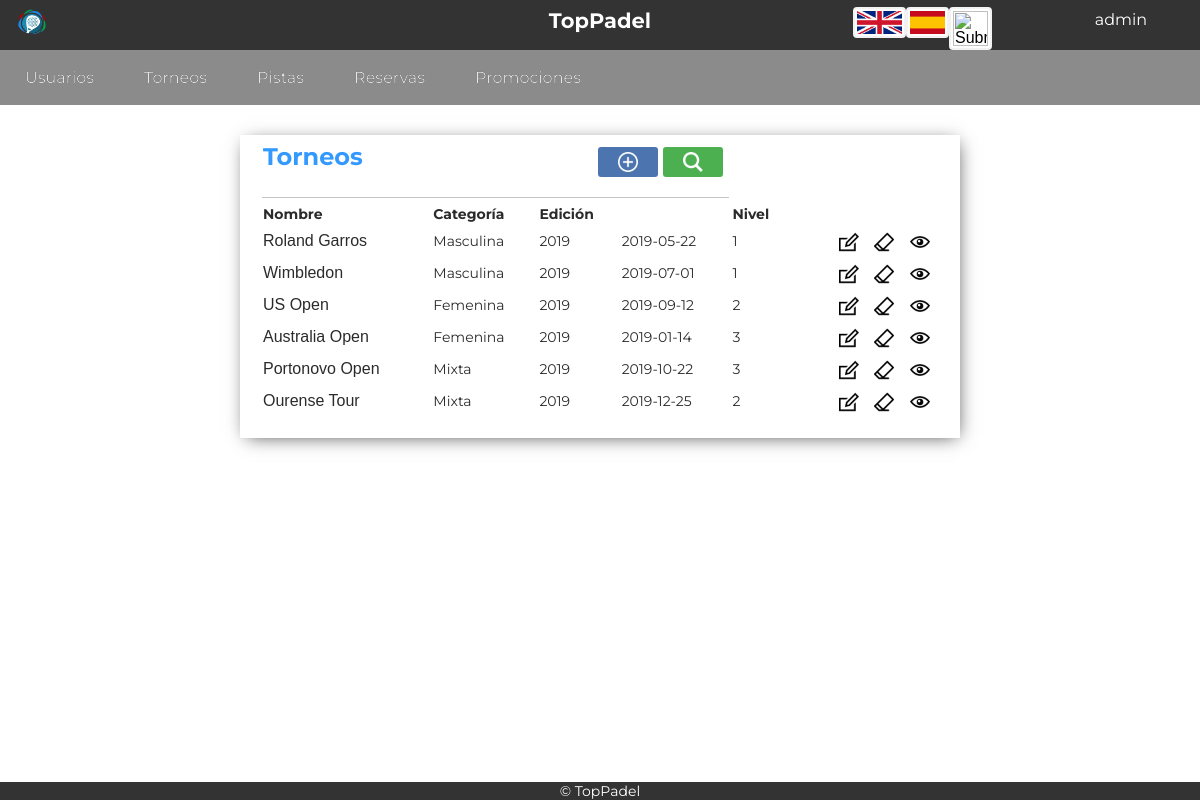
The page /Controllers/Torneos_Controller.php (signed in) on the database its author committed.
### tables this page shows
CREATE TABLE `torneo` (
  `ID_Torneo` tinyint(5) NOT NULL,
  `nombre` varchar(45) NOT NULL,
  `categoria` varchar(15) NOT NULL,
  `fecha` date NOT NULL,
  `edicion` int(5) NOT NULL,
  `nivel` int(5) NOT NULL
);

### Models/Torneos_Model.php (called while the page is built, shortened)
<?php
class Torneos_Model{
	var $ID_Torneo;
	var $nombre;
	var $categoria;
	var $edicion;
	var $fecha;
	var $nivel;
	function __construct ($ID_Torneo,$nombre,$categoria,$edicion,$fecha,$nivel){
		$this -> ID_Torneo = $ID_Torneo;
		$this -> nombre = $nombre;
		$this -> categoria = $categoria;
		$this -> edicion = $edicion;
		$this -> fecha = $fecha;
		$this -> nivel = $nivel;
		include_once 'Access_DB.php';
		$this->mysqli = ConnectDB();
		}
function search(){
	     $sql = "SELECT *
       			FROM torneo
    			WHERE
    				(
    				(`ID_Torneo` LIKE '%$this->ID_Torneo%') &&
	 				(`nombre` LIKE '%$this->nombre%') &&
					(`categoria` LIKE '%$this->categoria%') &&
					(`edicion` LIKE '%$this->edicion%') &&
					(`fecha` LIKE '%$this->fecha%') &&
					(`nivel` LIKE '%$this->nivel%')
    				)";
    if (!($resultado = $this->mysqli->query($sql))){
		return 'Error en la búsqueda';
	}
    else{
		return $resultado;
	}
}
}
?>

### Models/Access_DB.php (called while the page is built)
<?php
function ConnectDB()
{
    $mysqli = new mysqli("localhost", "todolist", "todolist", "todolist");
	if ($mysqli->connect_errno) {
		include './MESSAGE.php';
		new MESSAGE("Fallo al conectar a MySQL: (" . $mysqli->connect_errno . ") " . $mysqli->connect_error, './index.php');
		return false;
	}
	else{
		return $mysqli;
	}
}
?>

### Views/Torneos_SHOWALL_Admin_View.php (the view, shortened to what this page needs)
<?php
include_once '../Views/Header.php';
 class Torneos_SHOWALL_Admin{
	var $datos;
	function __construct($datos,$enlace){
		$this -> datos = $datos;
		$this -> mostrar();
	}
	function mostrar(){
?>
	<div class="showall">
		<table class="showAllUsers">
			<tr><th class="title" colspan="4"><?php echo $strings['Torneos']; ?>
			<form class="tableActions" action="../Controllers/Torneos_Controller.php" method="">
			<button class="buscar-little" name="action" value="Confirmar_SEARCH1" type="submit"></button>
			<button class="anadir-little"  name="action" value="Confirmar_ADD" type="submit"></button>
			</form></th></tr>
			<tr>
				<th><?php echo $strings['Nombre']; ?></th>
				<th><?php echo $strings['Categoria']; ?></th>
				<th><?php echo $strings['Edicion']; ?></th>
				<th><?php echo $strings['Fecha limite']; ?></th>
				<th><?php echo $strings['Nivel']; ?></th>
				<th></th>
			</tr>
		<?php
			while($fila = $this ->datos->fetch_array()){
		?>
			<tr>
				<form action="../Controllers/Torneos_Controller.php" method="post" name="action" >
					<td><button class="tarea" name="action" value="Confirmar_SHOWTORNEO"><?php echo $fila['nombre']; ?></button></td>
					<td><?php echo $fila['categoria']; ?></td>
					<td><?php echo $fila['edicion']; ?></td>
					<td><?php echo $fila['fecha']; ?></td>
					<td><?php echo $fila['nivel']; ?></td>
					<td style="text-align:right">
						<button class="editar" name="action" value="Confirmar_EDIT" type="submit"></button>
						<button class="borrar" name="action" value="Confirmar_DELETE1" type="submit"></button>
						<button class="add" name="action" value="Confirmar_SHOWCURRENT" type="submit"></button>
					</td>
				</form>
			</tr>
		<?php
			}
		?>
		</table>
	</div>
<?php
    }
}
?>
<footer>
	<?php include '../Views/Footer.php'; ?>
</footer>

### Views/css/style.css (style rules this page uses)
form { font-size:14px; color:#2b2b2b; width:50%; margin-left:auto; margin-right:auto; margin-top:50px; padding: 20px 40px 20px 20px; box-shadow: 2px 3px 18px -5px rgba(0,0,0,0.75); }
.showAllUsers { font-size:14px; color:#2b2b2b; width:60%; margin-left:auto; margin-right:auto; margin-top:30px; margin-bottom: 35px; padding: 0px 20px 20px 20px; box-shadow: 2px 3px 18px -5px rgba(0,0,0,0.75); }
.title { text-align:left; font-size:24px; font-weight:bold; border-bottom: 1px solid rgba(114, 114, 114, 0.411); color:#39F; padding-bottom: 20px; }
th { padding-top: 5px; text-align: left; }
button { background-size: 20px 20px; background-position: center; background-repeat: no-repeat; margin-top: 25px; margin-right: 30px; border: none; color: white; padding: 20px 35px; text-align: center; font-size: 16px; cursor: pointer; border-radius: 3px; background-color:green; }
.buscar-little { vertical-align: text-bottom; float: right; margin-top: 5px; margin-right: 5px; padding: 15px 30px; background-image: url(../img/buscar.png); background-color: #4CAF50; }
.anadir-little { vertical-align: text-bottom; float: right; margin-top: 5px; margin-right: 5px; padding: 15px 30px; background-image: url(../img/anadir.png); background-color: rgb(76, 116, 175); }
.editar { background-image: url(../img/editar.png); background-color: Transparent; background-repeat:no-repeat; border: none; cursor:pointer; overflow: hidden; outline:none; margin-top: 5px; margin-right: 2px; padding: 10px 15px; margin-bottom: 3px; }
.borrar { background-image: url(../img/borrar.png); background-color: Transparent; background-repeat:no-repeat; border: none; cursor:pointer; overflow: hidden; outline:none; margin-top: 5px; margin-right: 2px; padding: 10px 15px; margin-bottom: 3px; }
.add { background-image: url(../img/ver.png); background-color: Transparent; background-repeat:no-repeat; border: none; cursor:pointer; overflow: hidden; outline:none; margin-top: 5px; margin-right: 2px; padding: 10px 15px; margin-bottom: 3px; }
.tableActions { display: contents; }
.tarea { background-color: transparent; padding: 0; margin: 0; color:#2b2b2b; }

### rows shown on the page
torneo: nombre "Roland Garros", categoria "Masculina", edicion "2019", fecha "2019-05-22", nivel "1"
torneo: nombre "Wimbledon", categoria "Masculina", edicion "2019", fecha "2019-07-01", nivel "1"
torneo: nombre "US Open", categoria "Femenina", edicion "2019", fecha "2019-09-12", nivel "2"
torneo: nombre "Australia Open", categoria "Femenina", edicion "2019", fecha "2019-01-14", nivel "3"
torneo: nombre "Portonovo Open", categoria "Mixta", edicion "2019", fecha "2019-10-22", nivel "3"
torneo: nombre "Ourense Tour", categoria "Mixta", edicion "2019", fecha "2019-12-25", nivel "2"

### other values the page prints
$_SESSION['login'] "admin"
$strings['Usuarios'] "Usuarios"
$strings['Torneos'] "Torneos"
$strings['Pistas'] "Pistas"
$strings['Reservas'] "Reservas"
$strings['Promociones'] "Promociones"
$strings['Nombre'] "Nombre"
$strings['Categoria'] "Categoría"
$strings['Edicion'] "Edición"
$strings['Nivel'] "Nivel"
